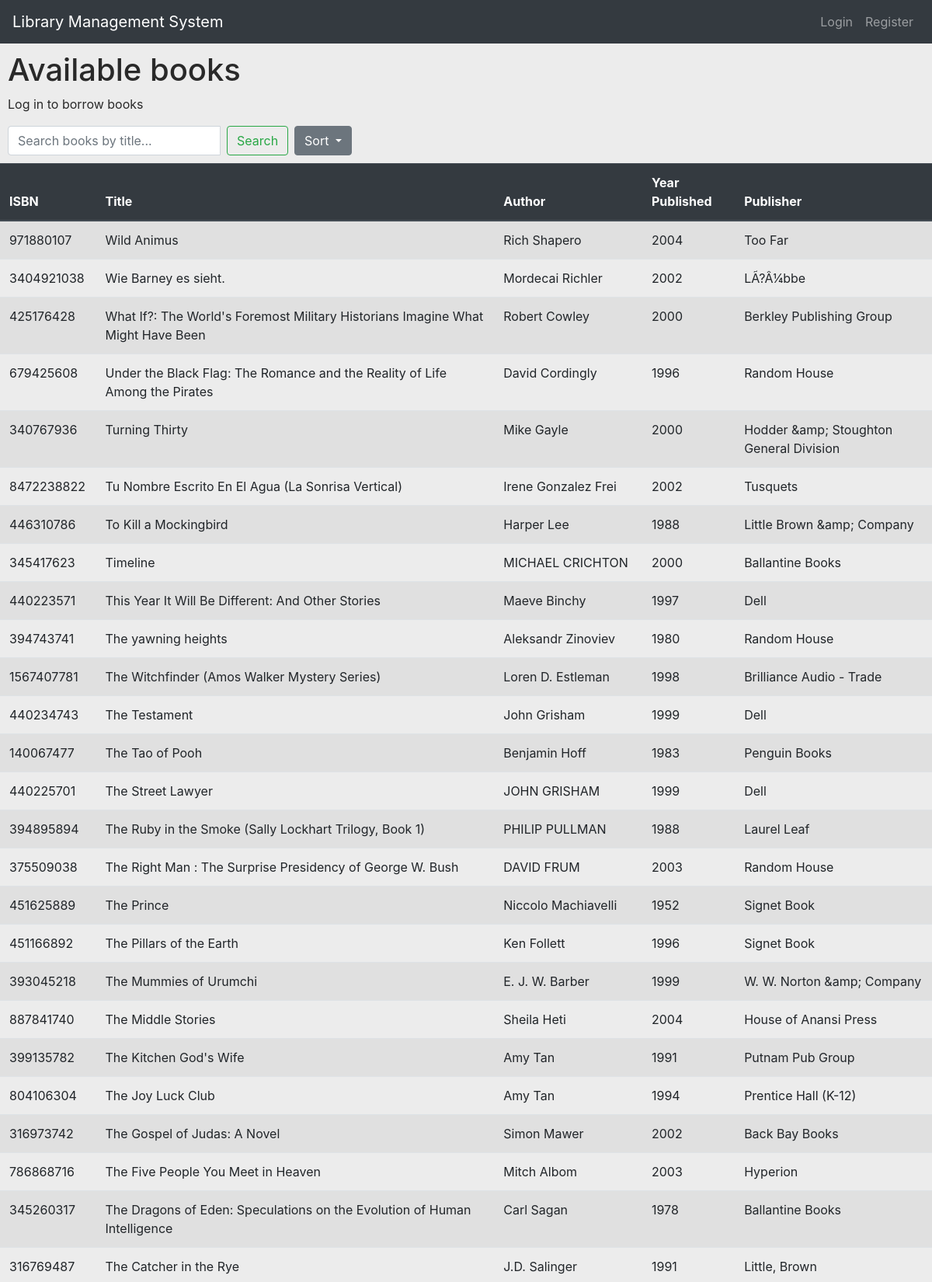
Screenshot of /home?sort=title_za (upper part) with the database file from the repository.
### library/models.py (models this page shows)
class Book(db.Model):
    isbn = db.Column(db.Integer, primary_key=True)
    title = db.Column(db.String(256), nullable=False)
    author = db.Column(db.String(256), nullable=False)
    year_published = db.Column(db.Integer, nullable=False)
    publisher = db.Column(db.String(256))
    ratings = db.relationship('Rating', backref='book', lazy='dynamic')
    borrowed = db.relationship('Borrowed', backref='book', lazy='dynamic')

### library/routes.py (the view)
@app.route('/')
@app.route('/home')
def home():
    search_query = request.args.get('search_query')
    sort_option = request.args.get('sort')
    if search_query and search_query.lower() != "all":
        books_query = Book.query.filter(Book.title.ilike(f'%{search_query}%'))
        flash("Search results for book title: '{}'".format(search_query), 'success')
    else:
        books_query = Book.query
    if sort_option == 'title_az':
        books_query = books_query.order_by(asc(Book.title))
    elif sort_option == 'title_za':
        books_query = books_query.order_by(desc(Book.title))
    elif sort_option == 'year_oldest':
        books_query = books_query.order_by(asc(Book.year_published))
    elif sort_option == 'year_newest':
        books_query = books_query.order_by(desc(Book.year_published))
    borrowed = exists().where(Book.isbn == Borrowed.isbn)
    books_query = books_query.filter(~borrowed)
    books = books_query.all()
    return render_template('home.html', books=books, search_query=search_query)

### library/templates/home.html (shortened to what this page needs)
{% extends 'base.html' %}
{% block content %}
    <h1 class="title" style="margin-left: 10px; margin-top: 10px;">Available books</h1>
    {% if not current_user.is_authenticated %}
    <p style="margin-left: 10px">Log in to borrow books</p>
    {% endif %}
    <form class="form-inline" action="{{ url_for('home') }}" method="get">
        <div class="input-group" style="margin-left: 10px">
            <input type="text" class="form-control mr-sm-2" name="search_query" placeholder="Search books by title...">
            <button class="btn btn-outline-success my-2 my-sm-0" type="submit">Search</button>
        </div>
        {% if books %}
        <div class="btn-group ml-2">
            <button class="btn btn-secondary dropdown-toggle" type="button" data-toggle="dropdown" aria-haspopup="true" aria-expanded="false">
                Sort
            </button>
        </div>
        {% endif %}
    </form>
    <table class="table table-striped" style="margin-top: 10px">
        <thead class="thead-dark">
            <tr>
                <th>ISBN</th>
                <th>Title</th>
                <th>Author</th>
                <th>Year Published</th>
                <th>Publisher</th>
            </tr>
        </thead>
        <tbody>
        {% for book in books %}
            <tr class="book">
                <td>{{ book.isbn }}</td>
                <td>{{ book.title }}</td>
                <td>{{ book.author }}</td>
                <td>{{ book.year_published }}</td>
                <td>{{ book.publisher }}</td>
            </tr>
        {% endfor %}
        </tbody>
    </table>
{% endblock %}

### library/templates/base.html (style rules this page uses)
body { background-color: #ECECEC; color: #292929 }

### rows the page displays
Book: isbn "971880107", title "Wild Animus", author "Rich Shapero", year_published "2004", publisher "Too Far"
Book: isbn "3404921038", title "Wie Barney es sieht.", author "Mordecai Richler", year_published "2002", publisher "LÃ?Â¼bbe"
Book: isbn "425176428", title "What If?: The World's Foremost Military Historians Imagine What Might Have Been", author "Robert Cowley", year_published "2000", publisher "Berkley Publishing Group"
Book: isbn "679425608", title "Under the Black Flag: The Romance and the Reality of Life Among the Pirates", author "David Cordingly", year_published "1996", publisher "Random House"
Book: isbn "340767936", title "Turning Thirty", author "Mike Gayle", year_published "2000", publisher "Hodder &amp; Stoughton General Division"
Book: isbn "8472238822", title "Tu Nombre Escrito En El Agua (La Sonrisa Vertical)", author "Irene Gonzalez Frei", year_published "2002", publisher "Tusquets"
Book: isbn "446310786", title "To Kill a Mockingbird", author "Harper Lee", year_published "1988", publisher "Little Brown &amp; Company"
Book: isbn "345417623", title "Timeline", author "MICHAEL CRICHTON", year_published "2000", publisher "Ballantine Books"
Book: isbn "440223571", title "This Year It Will Be Different: And Other Stories", author "Maeve Binchy", year_published "1997", publisher "Dell"
Book: isbn "394743741", title "The yawning heights", author "Aleksandr Zinoviev", year_published "1980", publisher "Random House"
Book: isbn "1567407781", title "The Witchfinder (Amos Walker Mystery Series)", author "Loren D. Estleman", year_published "1998", publisher "Brilliance Audio - Trade"
Book: isbn "440234743", title "The Testament", author "John Grisham", year_published "1999", publisher "Dell"
Book: isbn "140067477", title "The Tao of Pooh", author "Benjamin Hoff", year_published "1983", publisher "Penguin Books"
Book: isbn "440225701", title "The Street Lawyer", author "JOHN GRISHAM", year_published "1999", publisher "Dell"
Book: isbn "394895894", title "The Ruby in the Smoke (Sally Lockhart Trilogy, Book 1)", author "PHILIP PULLMAN", year_published "1988", publisher "Laurel Leaf"
Book: isbn "375509038", title "The Right Man : The Surprise Presidency of George W. Bush", author "DAVID FRUM", year_published "2003", publisher "Random House"
Book: isbn "451625889", title "The Prince", author "Niccolo Machiavelli", year_published "1952", publisher "Signet Book"
Book: isbn "451166892", title "The Pillars of the Earth", author "Ken Follett", year_published "1996", publisher "Signet Book"
Book: isbn "393045218", title "The Mummies of Urumchi", author "E. J. W. Barber", year_published "1999", publisher "W. W. Norton &amp; Company"
Book: isbn "887841740", title "The Middle Stories", author "Sheila Heti", year_published "2004", publisher "House of Anansi Press"
Book: isbn "399135782", title "The Kitchen God's Wife", author "Amy Tan", year_published "1991", publisher "Putnam Pub Group"
Book: isbn "804106304", title "The Joy Luck Club", author "Amy Tan", year_published "1994", publisher "Prentice Hall (K-12)"
Book: isbn "316973742", title "The Gospel of Judas: A Novel", author "Simon Mawer", year_published "2002", publisher "Back Bay Books"
Book: isbn "786868716", title "The Five People You Meet in Heaven", author "Mitch Albom", year_published "2003", publisher "Hyperion"
Book: isbn "345260317", title "The Dragons of Eden: Speculations on the Evolution of Human Intelligence", author "Carl Sagan", year_published "1978", publisher "Ballantine Books"
Book: isbn "316769487", title "The Catcher in the Rye", author "J.D. Salinger", year_published "1991", publisher "Little, Brown"
